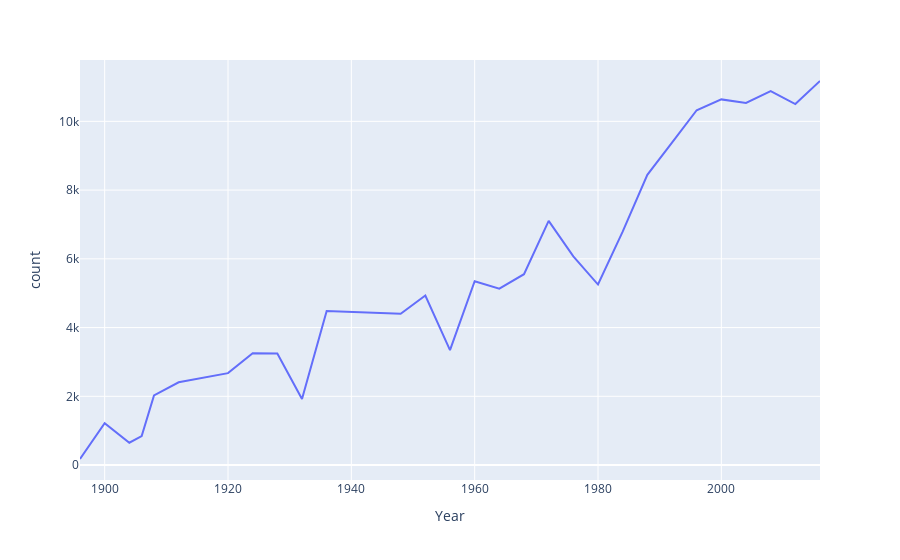

Here is the notebook cell this chart was saved with:
### Code cell
fig=px.line(atheletes_over_time,x='Year',y='count')
fig.show()

### Figure 1 — Plotly figure (JSON) as saved in the notebook; plotly's stock layout.template omitted (floating-point values rounded to 4 significant figures)
{"data": [{"hovertemplate": "Year=%{x}<br>count=%{y}<extra></extra>", "legendgroup": "", "line": {"color": "#636efa", "dash": "solid"}, "marker": {"symbol": "circle"}, "mode": "lines", "name": "", "orientation": "v", "showlegend": false, "type": "scatter", "x": [1896, 1900, 1904, 1906, 1908, 1912, 1920, 1924, 1928, 1932, 1936, 1948, 1952, 1956, 1960, 1964, 1968, 1972, 1976, 1980, 1984, 1988, 1992, 1996, 2000, 2004, 2008, 2012, 2016], "xaxis": "x", "y": [176, 1220, 650, 841, 2024, 2409, 2675, 3256, 3246, 1922, 4482, 4402, 4931, 3346, 5348, 5134, 5552, 7105, 6070, 5252, 6791, 8443, 9380, 10324, 10639, 10537, 10880, 10502, 11174], "yaxis": "y"}], "layout": {"legend": {"tracegroupgap": 0}, "margin": {"t": 60}, "xaxis": {"anchor": "y", "domain": [0, 1], "title": {"text": "Year"}}, "yaxis": {"anchor": "x", "domain": [0, 1], "title": {"text": "count"}}}}
